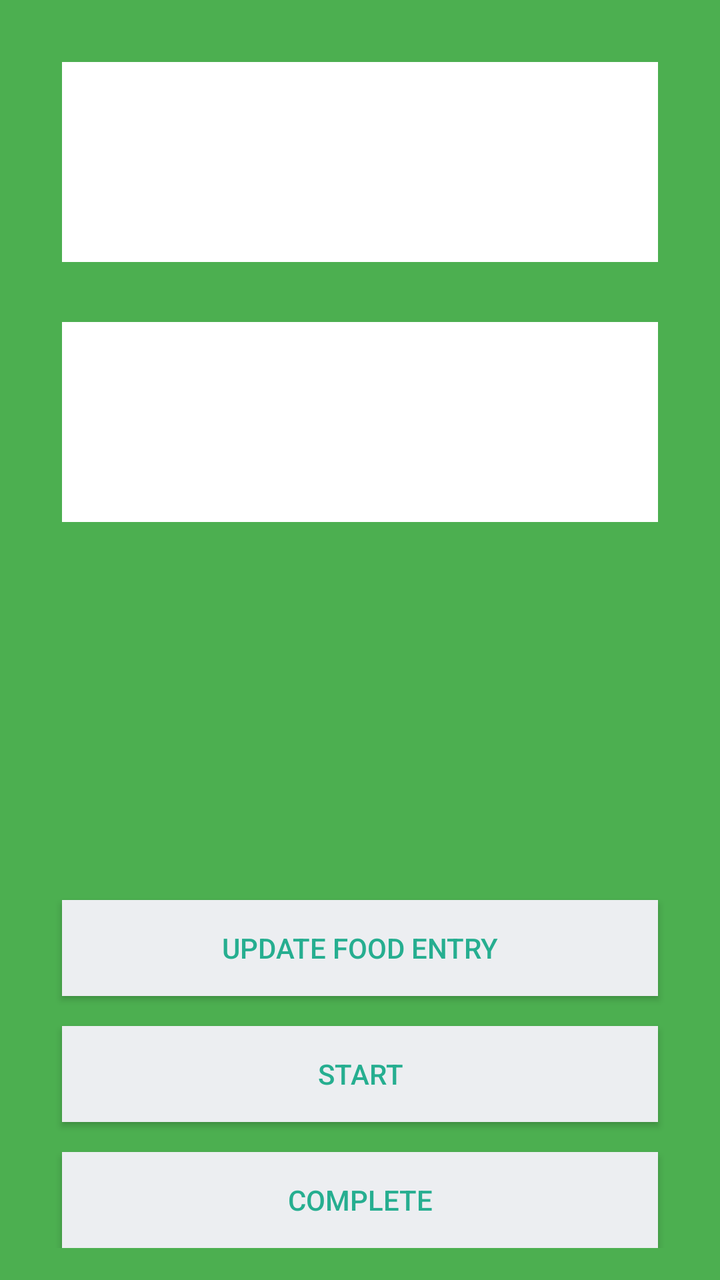
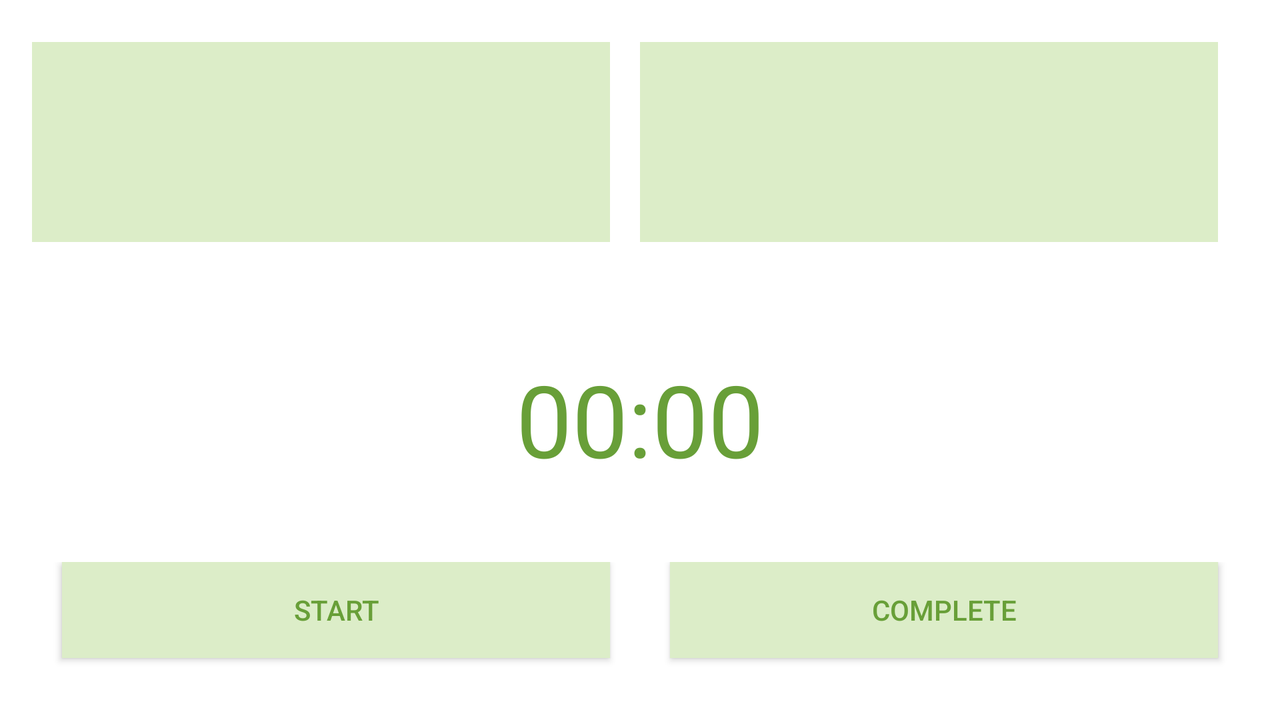

The same Android screen from two of the app's own layout files: first res/layout/ as a phone draws it, then the repository's variant for another configuration, drawn on a device whose configuration selects that folder. Both files follow.
<!-- AndroidManifest.xml: application theme AppTheme -->
<!-- res/layout/content_main.xml -->
<?xml version="1.0" encoding="utf-8"?>
<RelativeLayout xmlns:android="http://schemas.android.com/apk/res/android"
    xmlns:app="http://schemas.android.com/apk/res-auto"
    xmlns:tools="http://schemas.android.com/tools"
    android:layout_width="match_parent"
    android:layout_height="match_parent"
    android:background="@color/bg_login"
    android:padding="16dp"
    app:layout_behavior="@string/appbar_scrolling_view_behavior"
    tools:context="com.example.aaron.islandharvest.MainActivity"
    tools:showIn="@layout/app_bar_main">

    <TextView
        android:id="@+id/donorTextView"
        android:layout_width="match_parent"
        android:layout_height="100dp"
        android:layout_alignParentTop="true"
        android:layout_centerHorizontal="true"
        android:layout_margin="15dp"
        android:background="@color/white"
        android:padding="15dp"
        android:scrollbars="vertical"
        android:textSize="14sp" />

    <TextView
        android:id="@+id/agencyTextView"
        android:layout_width="match_parent"
        android:layout_height="100dp"
        android:layout_below="@+id/donorTextView"
        android:layout_margin="15dp"
        android:background="@color/white"
        android:padding="15dp"
        android:scrollbars="vertical"
        android:textSize="14sp" />
    <LinearLayout
        android:layout_width="match_parent"
        android:layout_height="wrap_content"
        android:orientation="vertical"
        android:layout_alignParentBottom="true">

        <Button
            android:id="@+id/linkToFoodEntryButton"
            android:layout_width="match_parent"
            android:layout_height="wrap_content"
            android:layout_below="@+id/agencyTextView"
            android:layout_centerHorizontal="true"
            android:textColor="@color/btn_login"
            android:background="@color/btn_login_bg"
            android:layout_margin="15dp"
            android:text="@string/update_food_entry" />

        <Button
            android:id="@+id/startTimeLogButton"
            android:layout_width="match_parent"
            android:layout_height="wrap_content"
            android:layout_below="@+id/linkToFoodEntryButton"
            android:text="@string/start_button"
            android:textColor="@color/btn_login"
            android:background="@color/btn_login_bg"
            android:layout_centerHorizontal="true"
            android:layout_marginRight="15dp"
            android:layout_marginLeft="15dp"
            android:layout_marginBottom="15dp"
            />

        <Button
            android:id="@+id/completeTimeLogButton"
            android:layout_width="match_parent"
            android:layout_height="wrap_content"
            android:layout_below="@+id/startTimeLogButton"
            android:text="@string/complete_button"
            android:textColor="@color/btn_login"
            android:background="@color/btn_login_bg"
            android:layout_centerHorizontal="true"
            android:layout_marginRight="15dp"
            android:layout_marginLeft="15dp"
            />

    </LinearLayout>

</RelativeLayout>
<!-- res/layout/app_bar_main.xml (included above) -->
<?xml version="1.0" encoding="utf-8"?>
<android.support.design.widget.CoordinatorLayout xmlns:android="http://schemas.android.com/apk/res/android"
    xmlns:app="http://schemas.android.com/apk/res-auto"
    xmlns:tools="http://schemas.android.com/tools"
    android:layout_width="match_parent"
    android:layout_height="match_parent"
    android:fitsSystemWindows="true"
    tools:context="com.example.aaron.islandharvest.MainActivity">

    <android.support.design.widget.AppBarLayout
        android:layout_width="match_parent"
        android:layout_height="wrap_content"
        android:theme="@style/AppTheme.AppBarOverlay">

        <android.support.v7.widget.Toolbar
            android:id="@+id/toolbar"
            android:layout_width="match_parent"
            android:layout_height="?attr/actionBarSize"
            android:background="?attr/colorPrimary"
            app:popupTheme="@style/AppTheme.PopupOverlay" />

    </android.support.design.widget.AppBarLayout>

    <include layout="@layout/content_main" />

    <android.support.design.widget.FloatingActionButton
        android:id="@+id/fab"
        android:layout_width="wrap_content"
        android:layout_height="wrap_content"
        android:layout_gravity="bottom|end"
        android:layout_margin="@dimen/fab_margin"
        android:src="@android:drawable/ic_dialog_email" />

</android.support.design.widget.CoordinatorLayout>
<!-- resources referenced by this layout -->
<resources>
  <color name="bg_login">#4CAF50</color>
  <color name="btn_login">#26ae90</color>
  <color name="btn_login_bg">#eceef1</color>
  <color name="white">#ffffff</color>
  <string name="complete_button">Complete</string>
  <string name="start_button">Start</string>
  <string name="update_food_entry">Update Food Entry</string>
  <style name="AppTheme.AppBarOverlay" parent="ThemeOverlay.AppCompat.Dark.ActionBar" />
  <style name="AppTheme.PopupOverlay" parent="ThemeOverlay.AppCompat.Light" />
  <style name="AppTheme" parent="Theme.AppCompat.Light.DarkActionBar">
          
          <item name="colorPrimary">@color/colorPrimary</item>
          <item name="colorPrimaryDark">@color/colorPrimaryDark</item>
          <item name="colorAccent">@color/colorAccent</item>
      </style>
  <color name="colorPrimary">#AED581</color>
  <color name="colorPrimaryDark">#689F38</color>
  <color name="colorAccent">#9CCC65</color>
</resources>
<!-- res/layout-land-v21/content_main.xml (the repository's variant of the layout above) -->
<!-- drawn on the phone turned sideways -->
<?xml version="1.0" encoding="utf-8"?>
<LinearLayout xmlns:android="http://schemas.android.com/apk/res/android"
    xmlns:app="http://schemas.android.com/apk/res-auto"
    xmlns:tools="http://schemas.android.com/tools"
    android:layout_width="match_parent"
    android:layout_height="match_parent"
    android:layout_centerVertical="true"
    android:background="@color/white"
    android:orientation="vertical"
    android:padding="16dp"
    android:scrollbarAlwaysDrawVerticalTrack="true"
    app:layout_behavior="@string/appbar_scrolling_view_behavior"
    tools:context="com.example.aaron.islandharvest.MainActivity"
    tools:showIn="@layout/app_bar_main">

    <LinearLayout
        android:layout_width="match_parent"
        android:layout_height="wrap_content"
        android:baselineAligned="false"
        android:orientation="horizontal">

        <ScrollView
            android:layout_width="0dp"
            android:layout_height="100dp"
            android:layout_weight="1"
            android:background="@color/colorPrimaryLight"
            android:layout_marginBottom="15dp"
            android:layout_marginRight="15dp"
            android:layout_marginTop="5dp">

            <TextView
                android:id="@+id/donorTextView"
                android:layout_width="match_parent"
                android:layout_height="match_parent"
                android:background="@color/colorPrimaryLight"
                android:padding="15dp"
                android:textColor="@color/colorPrimaryDark"
                android:textSize="15sp" />

        </ScrollView>

        <ScrollView
            android:layout_width="0dp"
            android:layout_height="100dp"
            android:layout_weight="1"
            android:layout_marginBottom="15dp"
            android:layout_marginRight="15dp"
            android:layout_marginTop="5dp"
            android:background="@color/colorPrimaryLight">

            <TextView
                android:id="@+id/agencyTextView"
                android:layout_width="match_parent"
                android:layout_height="match_parent"
                android:background="@color/colorPrimaryLight"
                android:padding="15dp"
                android:textColor="@color/colorPrimaryDark"
                android:textSize="15sp" />
        </ScrollView>

    </LinearLayout>

    <RelativeLayout
        android:id="@+id/relativeLayout5"
        android:layout_width="wrap_content"
        android:layout_height="match_parent"
        android:layout_marginTop="20dp">


        <RelativeLayout
            android:layout_width="match_parent"
            android:layout_height="wrap_content"
            android:gravity="center">

            <Chronometer
                android:id="@+id/tripChronometer"
                android:layout_width="wrap_content"
                android:layout_height="wrap_content"
                android:padding="20dp"
                android:textColor="@color/colorPrimaryDark"
                android:textSize="50sp" />
        </RelativeLayout>

        <LinearLayout
            android:layout_width="match_parent"
            android:layout_height="wrap_content"
            android:layout_alignParentBottom="true"
            android:orientation="horizontal">

            <Button
                android:id="@+id/startTimeLogButton"
                android:layout_width="0dp"
                android:layout_height="wrap_content"
                android:layout_alignParentBottom="true"
                android:layout_marginBottom="15dp"
                android:layout_marginLeft="15dp"
                android:layout_marginRight="15dp"
                android:layout_weight="1"
                android:background="@color/colorPrimaryLight"
                android:elevation="5dp"
                android:text="@string/start_button"
                android:textColor="@color/colorPrimaryDark" />

            <Button
                android:id="@+id/completeTimeLogButton"
                android:layout_width="0dp"
                android:layout_height="wrap_content"
                android:layout_marginLeft="15dp"
                android:layout_marginRight="15dp"
                android:layout_toRightOf="@+id/startTimeLogButton"
                android:layout_weight="1"
                android:background="@color/colorPrimaryLight"
                android:elevation="5dp"
                android:text="@string/complete_button"
                android:textColor="@color/colorPrimaryDark" />

        </LinearLayout>
    </RelativeLayout>
</LinearLayout>
<!-- res/layout/content_main.xml (included above) -->
<?xml version="1.0" encoding="utf-8"?>
<RelativeLayout xmlns:android="http://schemas.android.com/apk/res/android"
    xmlns:app="http://schemas.android.com/apk/res-auto"
    xmlns:tools="http://schemas.android.com/tools"
    android:layout_width="match_parent"
    android:layout_height="match_parent"
    android:background="@color/bg_login"
    android:padding="16dp"
    app:layout_behavior="@string/appbar_scrolling_view_behavior"
    tools:context="com.example.aaron.islandharvest.MainActivity"
    tools:showIn="@layout/app_bar_main">

    <TextView
        android:id="@+id/donorTextView"
        android:layout_width="match_parent"
        android:layout_height="100dp"
        android:layout_alignParentTop="true"
        android:layout_centerHorizontal="true"
        android:layout_margin="15dp"
        android:background="@color/white"
        android:padding="15dp"
        android:scrollbars="vertical"
        android:textSize="14sp" />

    <TextView
        android:id="@+id/agencyTextView"
        android:layout_width="match_parent"
        android:layout_height="100dp"
        android:layout_below="@+id/donorTextView"
        android:layout_margin="15dp"
        android:background="@color/white"
        android:padding="15dp"
        android:scrollbars="vertical"
        android:textSize="14sp" />
    <LinearLayout
        android:layout_width="match_parent"
        android:layout_height="wrap_content"
        android:orientation="vertical"
        android:layout_alignParentBottom="true">

        <Button
            android:id="@+id/linkToFoodEntryButton"
            android:layout_width="match_parent"
            android:layout_height="wrap_content"
            android:layout_below="@+id/agencyTextView"
            android:layout_centerHorizontal="true"
            android:textColor="@color/btn_login"
            android:background="@color/btn_login_bg"
            android:layout_margin="15dp"
            android:text="@string/update_food_entry" />

        <Button
            android:id="@+id/startTimeLogButton"
            android:layout_width="match_parent"
            android:layout_height="wrap_content"
            android:layout_below="@+id/linkToFoodEntryButton"
            android:text="@string/start_button"
            android:textColor="@color/btn_login"
            android:background="@color/btn_login_bg"
            android:layout_centerHorizontal="true"
            android:layout_marginRight="15dp"
            android:layout_marginLeft="15dp"
            android:layout_marginBottom="15dp"
            />

        <Button
            android:id="@+id/completeTimeLogButton"
            android:layout_width="match_parent"
            android:layout_height="wrap_content"
            android:layout_below="@+id/startTimeLogButton"
            android:text="@string/complete_button"
            android:textColor="@color/btn_login"
            android:background="@color/btn_login_bg"
            android:layout_centerHorizontal="true"
            android:layout_marginRight="15dp"
            android:layout_marginLeft="15dp"
            />

    </LinearLayout>

</RelativeLayout>
<!-- resources referenced by the variant -->
<!-- as the phone turned sideways resolves them -->
<resources>
  <color name="bg_login">#4CAF50</color>
  <color name="btn_login">#26ae90</color>
  <color name="btn_login_bg">#eceef1</color>
  <color name="colorPrimaryDark">#689F38</color>
  <color name="colorPrimaryLight">#DCEDC8</color>
  <color name="white">#ffffff</color>
  <string name="complete_button">Complete</string>
  <string name="start_button">Start</string>
  <string name="update_food_entry">Update Food Entry</string>
  <style name="AppTheme.AppBarOverlay" parent="ThemeOverlay.AppCompat.Dark.ActionBar" />
  <style name="AppTheme.PopupOverlay" parent="ThemeOverlay.AppCompat.Light" />
  <style name="AppTheme" parent="Theme.AppCompat.Light.DarkActionBar">
          
          <item name="colorPrimary">@color/colorPrimary</item>
          <item name="colorPrimaryDark">@color/colorPrimaryDark</item>
          <item name="colorAccent">@color/colorAccent</item>
      </style>
  <color name="colorPrimary">#AED581</color>
  <color name="colorAccent">#9CCC65</color>
</resources>
